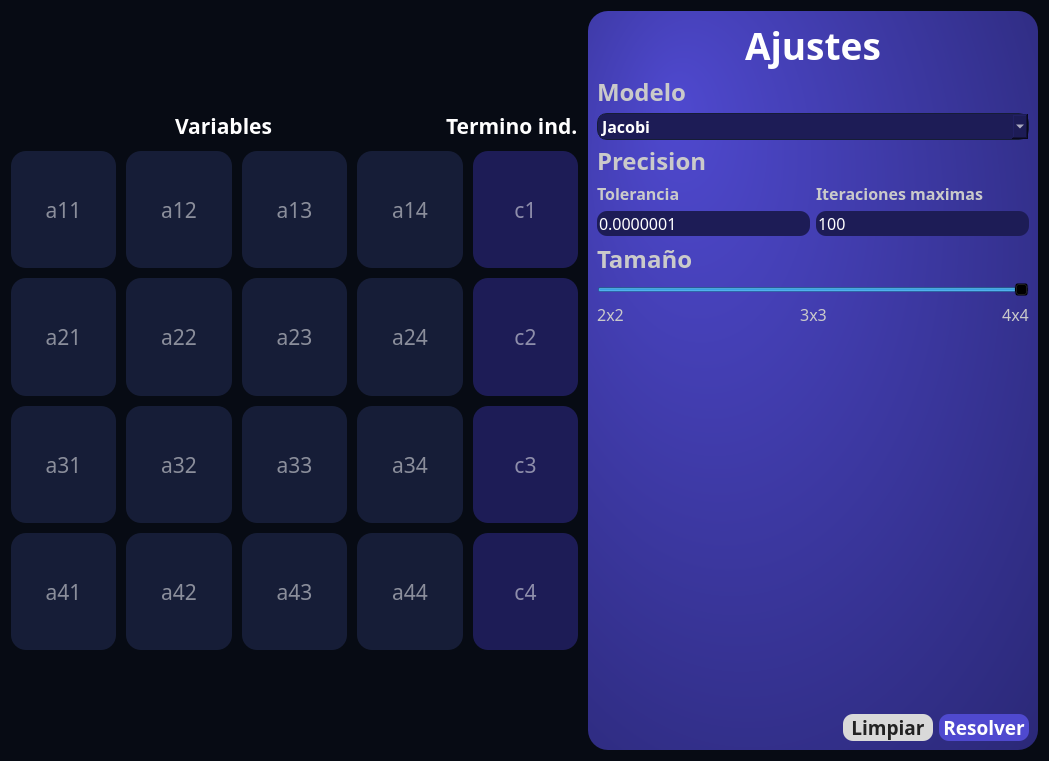
<?xml version="1.0" encoding="UTF-8"?>
<ui version="4.0">
 <class>solver_screen</class>
 <widget class="QWidget" name="solver_screen">
  <property name="geometry">
   <rect>
    <x>0</x>
    <y>0</y>
    <width>1049</width>
    <height>761</height>
   </rect>
  </property>
  <property name="sizePolicy">
   <sizepolicy hsizetype="Preferred" vsizetype="Maximum">
    <horstretch>0</horstretch>
    <verstretch>0</verstretch>
   </sizepolicy>
  </property>
  <property name="windowTitle">
   <string>Form</string>
  </property>
  <property name="styleSheet">
   <string notr="true">background: #070B14;
color: white;</string>
  </property>
  <layout class="QHBoxLayout" name="horizontalLayout_5">
   <property name="spacing">
    <number>10</number>
   </property>
   <item>
    <layout class="QVBoxLayout" name="matrix_prototipe_layout" stretch="1,1,5,1">
     <item>
      <spacer name="verticalSpacer_2">
       <property name="orientation">
        <enum>Qt::Vertical</enum>
       </property>
       <property name="sizeHint" stdset="0">
        <size>
         <width>20</width>
         <height>40</height>
        </size>
       </property>
      </spacer>
     </item>
     <item>
      <layout class="QHBoxLayout" name="horizontalLayout_4">
       <item>
        <spacer name="horizontalSpacer_5">
         <property name="orientation">
          <enum>Qt::Horizontal</enum>
         </property>
         <property name="sizeHint" stdset="0">
          <size>
           <width>40</width>
           <height>20</height>
          </size>
         </property>
        </spacer>
       </item>
       <item>
        <widget class="QLabel" name="label">
         <property name="font">
          <font>
           <family>Plus Jakarta Sans</family>
           <pointsize>16</pointsize>
           <weight>75</weight>
           <bold>true</bold>
          </font>
         </property>
         <property name="text">
          <string>Variables</string>
         </property>
        </widget>
       </item>
       <item>
        <spacer name="horizontalSpacer_4">
         <property name="orientation">
          <enum>Qt::Horizontal</enum>
         </property>
         <property name="sizeHint" stdset="0">
          <size>
           <width>40</width>
           <height>20</height>
          </size>
         </property>
        </spacer>
       </item>
       <item>
        <widget class="QLabel" name="label_5">
         <property name="sizePolicy">
          <sizepolicy hsizetype="Preferred" vsizetype="Fixed">
           <horstretch>0</horstretch>
           <verstretch>0</verstretch>
          </sizepolicy>
         </property>
         <property name="maximumSize">
          <size>
           <width>16777215</width>
           <height>30</height>
          </size>
         </property>
         <property name="font">
          <font>
           <family>Plus Jakarta Sans</family>
           <pointsize>16</pointsize>
           <weight>75</weight>
           <bold>true</bold>
          </font>
         </property>
         <property name="text">
          <string>Termino ind.</string>
         </property>
        </widget>
       </item>
      </layout>
     </item>
     <item>
      <layout class="QGridLayout" name="matriz_layout">
       <item row="1" column="0">
        <widget class="QLineEdit" name="a21_field">
         <property name="sizePolicy">
          <sizepolicy hsizetype="Minimum" vsizetype="Minimum">
           <horstretch>0</horstretch>
           <verstretch>0</verstretch>
          </sizepolicy>
         </property>
         <property name="minimumSize">
          <size>
           <width>80</width>
           <height>80</height>
          </size>
         </property>
         <property name="font">
          <font>
           <family>Plus Jakarta Sans</family>
           <pointsize>16</pointsize>
          </font>
         </property>
         <property name="styleSheet">
          <string notr="true">background: #161D37;
border: 0;
border-radius: 15px;
color: white;</string>
         </property>
         <property name="text">
          <string/>
         </property>
         <property name="frame">
          <bool>true</bool>
         </property>
         <property name="alignment">
          <set>Qt::AlignCenter</set>
         </property>
         <property name="placeholderText">
          <string>a21</string>
         </property>
        </widget>
       </item>
       <item row="1" column="2">
        <widget class="QLineEdit" name="a23_field">
         <property name="sizePolicy">
          <sizepolicy hsizetype="Minimum" vsizetype="Minimum">
           <horstretch>0</horstretch>
           <verstretch>0</verstretch>
          </sizepolicy>
         </property>
         <property name="minimumSize">
          <size>
           <width>80</width>
           <height>80</height>
          </size>
         </property>
         <property name="font">
          <font>
           <family>Plus Jakarta Sans</family>
           <pointsize>16</pointsize>
          </font>
         </property>
         <property name="styleSheet">
          <string notr="true">background: #161D37;
border: 0;
border-radius: 15px;
color: white;</string>
         </property>
         <property name="text">
          <string/>
         </property>
         <property name="frame">
          <bool>true</bool>
         </property>
         <property name="alignment">
          <set>Qt::AlignCenter</set>
         </property>
         <property name="placeholderText">
          <string>a23</string>
         </property>
        </widget>
       </item>
       <item row="1" column="4">
        <widget class="QLineEdit" name="c2_field">
         <property name="sizePolicy">
          <sizepolicy hsizetype="Minimum" vsizetype="Minimum">
           <horstretch>0</horstretch>
           <verstretch>0</verstretch>
          </sizepolicy>
         </property>
         <property name="minimumSize">
          <size>
           <width>80</width>
           <height>80</height>
          </size>
         </property>
         <property name="font">
          <font>
           <family>Plus Jakarta Sans</family>
           <pointsize>16</pointsize>
          </font>
         </property>
         <property name="styleSheet">
          <string notr="true">background: #1D1C56;
border: 0;
border-radius: 15px;
color: white;</string>
         </property>
         <property name="text">
          <string/>
         </property>
         <property name="frame">
          <bool>true</bool>
         </property>
         <property name="alignment">
          <set>Qt::AlignCenter</set>
         </property>
         <property name="placeholderText">
          <string>c2</string>
         </property>
        </widget>
       </item>
       <item row="1" column="1">
        <widget class="QLineEdit" name="a22_field">
         <property name="sizePolicy">
          <sizepolicy hsizetype="Minimum" vsizetype="Minimum">
           <horstretch>0</horstretch>
           <verstretch>0</verstretch>
          </sizepolicy>
         </property>
         <property name="minimumSize">
          <size>
           <width>80</width>
           <height>80</height>
          </size>
         </property>
         <property name="font">
          <font>
           <family>Plus Jakarta Sans</family>
           <pointsize>16</pointsize>
          </font>
         </property>
         <property name="styleSheet">
          <string notr="true">background: #161D37;
border: 0;
border-radius: 15px;
color: white;</string>
         </property>
         <property name="text">
          <string/>
         </property>
         <property name="frame">
          <bool>true</bool>
         </property>
         <property name="alignment">
          <set>Qt::AlignCenter</set>
         </property>
         <property name="placeholderText">
          <string>a22</string>
         </property>
        </widget>
       </item>
       <item row="3" column="4">
        <widget class="QLineEdit" name="c4_field">
         <property name="sizePolicy">
          <sizepolicy hsizetype="Minimum" vsizetype="Minimum">
           <horstretch>0</horstretch>
           <verstretch>0</verstretch>
          </sizepolicy>
         </property>
         <property name="minimumSize">
          <size>
           <width>80</width>
           <height>80</height>
          </size>
         </property>
         <property name="font">
          <font>
           <family>Plus Jakarta Sans</family>
           <pointsize>16</pointsize>
          </font>
         </property>
         <property name="styleSheet">
          <string notr="true">background: #1D1C56;
border: 0;
border-radius: 15px;
color: white;</string>
         </property>
         <property name="text">
          <string/>
         </property>
         <property name="frame">
          <bool>true</bool>
         </property>
         <property name="alignment">
          <set>Qt::AlignCenter</set>
         </property>
         <property name="placeholderText">
          <string>c4</string>
         </property>
        </widget>
       </item>
       <item row="0" column="0">
        <widget class="QLineEdit" name="a11_field">
         <property name="sizePolicy">
          <sizepolicy hsizetype="Minimum" vsizetype="Minimum">
           <horstretch>0</horstretch>
           <verstretch>0</verstretch>
          </sizepolicy>
         </property>
         <property name="minimumSize">
          <size>
           <width>80</width>
           <height>80</height>
          </size>
         </property>
         <property name="font">
          <font>
           <family>Plus Jakarta Sans</family>
           <pointsize>16</pointsize>
          </font>
         </property>
         <property name="styleSheet">
          <string notr="true">background: #161D37;
border: 0;
border-radius: 15px;
color: white;</string>
         </property>
         <property name="text">
          <string/>
         </property>
         <property name="frame">
          <bool>true</bool>
         </property>
         <property name="alignment">
          <set>Qt::AlignCenter</set>
         </property>
         <property name="placeholderText">
          <string>a11</string>
         </property>
        </widget>
       </item>
       <item row="3" column="0">
        <widget class="QLineEdit" name="a41_field">
         <property name="sizePolicy">
          <sizepolicy hsizetype="Minimum" vsizetype="Minimum">
           <horstretch>0</horstretch>
           <verstretch>0</verstretch>
          </sizepolicy>
         </property>
         <property name="minimumSize">
          <size>
           <width>80</width>
           <height>80</height>
          </size>
         </property>
         <property name="font">
          <font>
           <family>Plus Jakarta Sans</family>
           <pointsize>16</pointsize>
          </font>
         </property>
         <property name="styleSheet">
          <string notr="true">background: #161D37;
border: 0;
border-radius: 15px;
color: white;</string>
         </property>
         <property name="text">
          <string/>
         </property>
         <property name="frame">
          <bool>true</bool>
         </property>
         <property name="alignment">
          <set>Qt::AlignCenter</set>
         </property>
         <property name="placeholderText">
          <string>a41</string>
         </property>
        </widget>
       </item>
       <item row="0" column="4">
        <widget class="QLineEdit" name="c1_field">
         <property name="sizePolicy">
          <sizepolicy hsizetype="Minimum" vsizetype="Minimum">
           <horstretch>0</horstretch>
           <verstretch>0</verstretch>
          </sizepolicy>
         </property>
         <property name="minimumSize">
          <size>
           <width>80</width>
           <height>80</height>
          </size>
         </property>
         <property name="font">
          <font>
           <family>Plus Jakarta Sans</family>
           <pointsize>16</pointsize>
          </font>
         </property>
         <property name="styleSheet">
          <string notr="true">background: #1D1C56;
border: 0;
border-radius: 15px;
color: white;</string>
         </property>
         <property name="text">
          <string/>
         </property>
         <property name="frame">
          <bool>true</bool>
         </property>
         <property name="alignment">
          <set>Qt::AlignCenter</set>
         </property>
         <property name="placeholderText">
          <string>c1</string>
         </property>
        </widget>
       </item>
       <item row="3" column="1">
        <widget class="QLineEdit" name="a42_field">
         <property name="sizePolicy">
          <sizepolicy hsizetype="Minimum" vsizetype="Minimum">
           <horstretch>0</horstretch>
           <verstretch>0</verstretch>
          </sizepolicy>
         </property>
         <property name="minimumSize">
          <size>
           <width>80</width>
           <height>80</height>
          </size>
         </property>
         <property name="font">
          <font>
           <family>Plus Jakarta Sans</family>
           <pointsize>16</pointsize>
          </font>
         </property>
         <property name="styleSheet">
          <string notr="true">background: #161D37;
border: 0;
border-radius: 15px;
color: white;</string>
         </property>
         <property name="text">
          <string/>
         </property>
         <property name="frame">
          <bool>true</bool>
         </property>
         <property name="alignment">
          <set>Qt::AlignCenter</set>
         </property>
         <property name="placeholderText">
          <string>a42</string>
         </property>
        </widget>
       </item>
       <item row="0" column="1">
        <widget class="QLineEdit" name="a12_field">
         <property name="sizePolicy">
          <sizepolicy hsizetype="Minimum" vsizetype="Minimum">
           <horstretch>0</horstretch>
           <verstretch>0</verstretch>
          </sizepolicy>
         </property>
         <property name="minimumSize">
          <size>
           <width>80</width>
           <height>80</height>
          </size>
         </property>
         <property name="font">
          <font>
           <family>Plus Jakarta Sans</family>
           <pointsize>16</pointsize>
          </font>
         </property>
         <property name="styleSheet">
          <string notr="true">background: #161D37;
border: 0;
border-radius: 15px;
color: white;</string>
         </property>
         <property name="text">
          <string/>
         </property>
         <property name="frame">
          <bool>true</bool>
         </property>
         <property name="alignment">
          <set>Qt::AlignCenter</set>
         </property>
         <property name="placeholderText">
          <string>a12</string>
         </property>
        </widget>
       </item>
       <item row="0" column="2">
        <widget class="QLineEdit" name="a13_field">
         <property name="sizePolicy">
          <sizepolicy hsizetype="Minimum" vsizetype="Minimum">
           <horstretch>0</horstretch>
           <verstretch>0</verstretch>
          </sizepolicy>
         </property>
         <property name="minimumSize">
          <size>
           <width>80</width>
           <height>80</height>
          </size>
         </property>
         <property name="font">
          <font>
           <family>Plus Jakarta Sans</family>
           <pointsize>16</pointsize>
          </font>
         </property>
         <property name="styleSheet">
          <string notr="true">background: #161D37;
border: 0;
border-radius: 15px;
color: white;</string>
         </property>
         <property name="text">
          <string/>
         </property>
         <property name="frame">
          <bool>true</bool>
         </property>
         <property name="alignment">
          <set>Qt::AlignCenter</set>
         </property>
         <property name="placeholderText">
          <string>a13</string>
         </property>
        </widget>
       </item>
       <item row="2" column="2">
        <widget class="QLineEdit" name="a33_field">
         <property name="sizePolicy">
          <sizepolicy hsizetype="Minimum" vsizetype="Minimum">
           <horstretch>0</horstretch>
           <verstretch>0</verstretch>
          </sizepolicy>
         </property>
         <property name="minimumSize">
          <size>
           <width>80</width>
           <height>80</height>
          </size>
         </property>
         <property name="font">
          <font>
           <family>Plus Jakarta Sans</family>
           <pointsize>16</pointsize>
          </font>
         </property>
         <property name="styleSheet">
          <string notr="true">background: #161D37;
border: 0;
border-radius: 15px;
color: white;</string>
         </property>
         <property name="text">
          <string/>
         </property>
         <property name="frame">
          <bool>true</bool>
         </property>
         <property name="alignment">
          <set>Qt::AlignCenter</set>
         </property>
         <property name="placeholderText">
          <string>a33</string>
         </property>
        </widget>
       </item>
       <item row="2" column="4">
        <widget class="QLineEdit" name="c3_field">
         <property name="sizePolicy">
          <sizepolicy hsizetype="Minimum" vsizetype="Minimum">
           <horstretch>0</horstretch>
           <verstretch>0</verstretch>
          </sizepolicy>
         </property>
         <property name="minimumSize">
          <size>
           <width>80</width>
           <height>80</height>
          </size>
         </property>
         <property name="font">
          <font>
           <family>Plus Jakarta Sans</family>
           <pointsize>16</pointsize>
          </font>
         </property>
         <property name="styleSheet">
          <string notr="true">background: #1D1C56;
border: 0;
border-radius: 15px;
color: white;</string>
         </property>
         <property name="text">
          <string/>
         </property>
         <property name="frame">
          <bool>true</bool>
         </property>
         <property name="alignment">
          <set>Qt::AlignCenter</set>
         </property>
         <property name="placeholderText">
          <string>c3</string>
         </property>
        </widget>
       </item>
       <item row="2" column="0">
        <widget class="QLineEdit" name="a31_field">
         <property name="sizePolicy">
          <sizepolicy hsizetype="Minimum" vsizetype="Minimum">
           <horstretch>0</horstretch>
           <verstretch>0</verstretch>
          </sizepolicy>
         </property>
         <property name="minimumSize">
          <size>
           <width>80</width>
           <height>80</height>
          </size>
         </property>
         <property name="font">
          <font>
           <family>Plus Jakarta Sans</family>
           <pointsize>16</pointsize>
          </font>
         </property>
         <property name="styleSheet">
          <string notr="true">background: #161D37;
border: 0;
border-radius: 15px;
color: white;</string>
         </property>
         <property name="text">
          <string/>
         </property>
         <property name="frame">
          <bool>true</bool>
         </property>
         <property name="alignment">
          <set>Qt::AlignCenter</set>
         </property>
         <property name="placeholderText">
          <string>a31</string>
         </property>
        </widget>
       </item>
       <item row="2" column="1">
        <widget class="QLineEdit" name="a32_field">
         <property name="sizePolicy">
          <sizepolicy hsizetype="Minimum" vsizetype="Minimum">
           <horstretch>0</horstretch>
           <verstretch>0</verstretch>
          </sizepolicy>
         </property>
         <property name="minimumSize">
          <size>
           <width>80</width>
           <height>80</height>
          </size>
         </property>
         <property name="font">
          <font>
           <family>Plus Jakarta Sans</family>
           <pointsize>16</pointsize>
          </font>
         </property>
         <property name="styleSheet">
          <string notr="true">background: #161D37;
border: 0;
border-radius: 15px;
color: white;</string>
         </property>
         <property name="text">
          <string/>
         </property>
         <property name="frame">
          <bool>true</bool>
         </property>
         <property name="alignment">
          <set>Qt::AlignCenter</set>
         </property>
         <property name="placeholderText">
          <string>a32</string>
         </property>
        </widget>
       </item>
       <item row="3" column="2">
        <widget class="QLineEdit" name="a43_field">
         <property name="sizePolicy">
          <sizepolicy hsizetype="Minimum" vsizetype="Minimum">
           <horstretch>0</horstretch>
           <verstretch>0</verstretch>
          </sizepolicy>
         </property>
         <property name="minimumSize">
          <size>
           <width>80</width>
           <height>80</height>
          </size>
         </property>
         <property name="font">
          <font>
           <family>Plus Jakarta Sans</family>
           <pointsize>16</pointsize>
          </font>
         </property>
         <property name="styleSheet">
          <string notr="true">background: #161D37;
border: 0;
border-radius: 15px;
color: white;</string>
         </property>
         <property name="text">
          <string/>
         </property>
         <property name="frame">
          <bool>true</bool>
         </property>
         <property name="alignment">
          <set>Qt::AlignCenter</set>
         </property>
         <property name="placeholderText">
          <string>a43</string>
         </property>
        </widget>
       </item>
       <item row="0" column="3">
        <widget class="QLineEdit" name="a14_field">
         <property name="sizePolicy">
          <sizepolicy hsizetype="Minimum" vsizetype="Minimum">
           <horstretch>0</horstretch>
           <verstretch>0</verstretch>
          </sizepolicy>
         </property>
         <property name="minimumSize">
          <size>
           <width>80</width>
           <height>80</height>
          </size>
         </property>
         <property name="font">
          <font>
           <family>Plus Jakarta Sans</family>
           <pointsize>16</pointsize>
          </font>
         </property>
         <property name="styleSheet">
          <string notr="true">background: #161D37;
border: 0;
border-radius: 15px;
color: white;</string>
         </property>
         <property name="text">
          <string/>
         </property>
         <property name="frame">
          <bool>true</bool>
         </property>
         <property name="alignment">
          <set>Qt::AlignCenter</set>
         </property>
         <property name="placeholderText">
          <string>a14</string>
         </property>
        </widget>
       </item>
       <item row="1" column="3">
        <widget class="QLineEdit" name="a24_field">
         <property name="sizePolicy">
          <sizepolicy hsizetype="Minimum" vsizetype="Minimum">
           <horstretch>0</horstretch>
           <verstretch>0</verstretch>
          </sizepolicy>
         </property>
         <property name="minimumSize">
          <size>
           <width>80</width>
           <height>80</height>
          </size>
         </property>
         <property name="font">
          <font>
           <family>Plus Jakarta Sans</family>
           <pointsize>16</pointsize>
          </font>
         </property>
         <property name="styleSheet">
          <string notr="true">background: #161D37;
border: 0;
border-radius: 15px;
color: white;</string>
         </property>
         <property name="text">
          <string/>
         </property>
         <property name="frame">
          <bool>true</bool>
         </property>
         <property name="alignment">
          <set>Qt::AlignCenter</set>
         </property>
         <property name="placeholderText">
          <string>a24</string>
         </property>
        </widget>
       </item>
       <item row="2" column="3">
        <widget class="QLineEdit" name="a34_field">
         <property name="sizePolicy">
          <sizepolicy hsizetype="Minimum" vsizetype="Minimum">
           <horstretch>0</horstretch>
           <verstretch>0</verstretch>
          </sizepolicy>
         </property>
         <property name="minimumSize">
          <size>
           <width>80</width>
           <height>80</height>
          </size>
         </property>
         <property name="font">
          <font>
           <family>Plus Jakarta Sans</family>
           <pointsize>16</pointsize>
          </font>
         </property>
         <property name="styleSheet">
          <string notr="true">background: #161D37;
border: 0;
border-radius: 15px;
color: white;</string>
         </property>
         <property name="text">
          <string/>
         </property>
         <property name="frame">
          <bool>true</bool>
         </property>
         <property name="alignment">
          <set>Qt::AlignCenter</set>
         </property>
         <property name="placeholderText">
          <string>a34</string>
         </property>
        </widget>
       </item>
       <item row="3" column="3">
        <widget class="QLineEdit" name="a44_field">
         <property name="sizePolicy">
          <sizepolicy hsizetype="Minimum" vsizetype="Minimum">
           <horstretch>0</horstretch>
           <verstretch>0</verstretch>
          </sizepolicy>
         </property>
         <property name="minimumSize">
          <size>
           <width>80</width>
           <height>80</height>
          </size>
         </property>
         <property name="font">
          <font>
           <family>Plus Jakarta Sans</family>
           <pointsize>16</pointsize>
          </font>
         </property>
         <property name="styleSheet">
          <string notr="true">background: #161D37;
border: 0;
border-radius: 15px;
color: white;</string>
         </property>
         <property name="text">
          <string/>
         </property>
         <property name="frame">
          <bool>true</bool>
         </property>
         <property name="alignment">
          <set>Qt::AlignCenter</set>
         </property>
         <property name="placeholderText">
          <string>a44</string>
         </property>
        </widget>
       </item>
      </layout>
     </item>
     <item>
      <spacer name="verticalSpacer_3">
       <property name="orientation">
        <enum>Qt::Vertical</enum>
       </property>
       <property name="sizeHint" stdset="0">
        <size>
         <width>20</width>
         <height>40</height>
        </size>
       </property>
      </spacer>
     </item>
    </layout>
   </item>
   <item>
    <widget class="QWidget" name="config_widget" native="true">
     <property name="sizePolicy">
      <sizepolicy hsizetype="Minimum" vsizetype="Preferred">
       <horstretch>0</horstretch>
       <verstretch>0</verstretch>
      </sizepolicy>
     </property>
     <property name="minimumSize">
      <size>
       <width>450</width>
       <height>0</height>
      </size>
     </property>
     <property name="maximumSize">
      <size>
       <width>600</width>
       <height>16777215</height>
      </size>
     </property>
     <property name="styleSheet">
      <string notr="true">background: qradialgradient(spread:pad, cx:0.493818, cy:0.5, radius:1.163, fx:0.187, fy:0.125, stop:0 rgba(79, 73, 207, 255), stop:1 rgba(29, 28, 86, 255));
border-radius: 20px;</string>
     </property>
     <layout class="QVBoxLayout" name="verticalLayout_2">
      <item>
       <widget class="QLabel" name="title_for_config_widget">
        <property name="font">
         <font>
          <family>Plus Jakarta Sans ExtraBold</family>
          <pointsize>28</pointsize>
          <weight>75</weight>
          <bold>true</bold>
         </font>
        </property>
        <property name="styleSheet">
         <string notr="true">background: rgba(0,0,0,0);
border-radius: 0;
color: rgb(255, 255, 255);</string>
        </property>
        <property name="text">
         <string>Ajustes</string>
        </property>
        <property name="alignment">
         <set>Qt::AlignHCenter|Qt::AlignTop</set>
        </property>
       </widget>
      </item>
      <item>
       <layout class="QVBoxLayout" name="layout_for_metodo">
        <item>
         <widget class="QLabel" name="label_for_metodo">
          <property name="maximumSize">
           <size>
            <width>16777215</width>
            <height>30</height>
           </size>
          </property>
          <property name="font">
           <font>
            <family>Plus Jakarta Sans ExtraBold</family>
            <pointsize>18</pointsize>
            <weight>75</weight>
            <italic>false</italic>
            <bold>true</bold>
           </font>
          </property>
          <property name="styleSheet">
           <string notr="true">background: #00000000;
color: #CACACA;</string>
          </property>
          <property name="text">
           <string>Modelo</string>
          </property>
         </widget>
        </item>
        <item>
         <widget class="QComboBox" name="seleccionar_metodo">
          <property name="font">
           <font>
            <family>Plus Jakarta Sans</family>
            <pointsize>12</pointsize>
            <weight>75</weight>
            <bold>true</bold>
           </font>
          </property>
          <property name="styleSheet">
           <string notr="true">background: #1D1C56;
border: 1px solid  #161D37;
border-radius: 10px;
color: white;</string>
          </property>
          <item>
           <property name="text">
            <string>Jacobi</string>
           </property>
          </item>
          <item>
           <property name="text">
            <string>Gauss-Seidel</string>
           </property>
          </item>
         </widget>
        </item>
       </layout>
      </item>
      <item>
       <layout class="QVBoxLayout" name="layout_for_presicion">
        <item>
         <widget class="QLabel" name="label_for_precision">
          <property name="maximumSize">
           <size>
            <width>16777215</width>
            <height>30</height>
           </size>
          </property>
          <property name="font">
           <font>
            <family>Plus Jakarta Sans ExtraBold</family>
            <pointsize>18</pointsize>
            <weight>75</weight>
            <italic>false</italic>
            <bold>true</bold>
           </font>
          </property>
          <property name="styleSheet">
           <string notr="true">background: #00000000;
color: #CACACA;</string>
          </property>
          <property name="text">
           <string>Precision</string>
          </property>
         </widget>
        </item>
        <item>
         <layout class="QHBoxLayout" name="layout_for_commands">
          <item>
           <layout class="QVBoxLayout" name="layout_for_tolerancia">
            <item>
             <widget class="QLabel" name="label_for_tolerancia">
              <property name="maximumSize">
               <size>
                <width>16777215</width>
                <height>25</height>
               </size>
              </property>
              <property name="font">
               <font>
                <family>Plus Jakarta Sans</family>
                <pointsize>12</pointsize>
                <weight>75</weight>
                <bold>true</bold>
               </font>
              </property>
              <property name="styleSheet">
               <string notr="true">background: #00000000;
color: #CACACA;</string>
              </property>
              <property name="text">
               <string>Tolerancia</string>
              </property>
             </widget>
            </item>
            <item>
             <widget class="QLineEdit" name="tolerancia_field">
              <property name="font">
               <font>
                <family>Plus Jakarta Sans</family>
                <pointsize>12</pointsize>
               </font>
              </property>
              <property name="styleSheet">
               <string notr="true">background: #1D1C56;
border: 0;
border-radius: 10px;
color: white;</string>
              </property>
              <property name="text">
               <string>0.0000001</string>
              </property>
             </widget>
            </item>
           </layout>
          </item>
          <item>
           <layout class="QVBoxLayout" name="layout_for_iterations">
            <item>
             <widget class="QLabel" name="label_for_iteraciones_maximas">
              <property name="maximumSize">
               <size>
                <width>16777215</width>
                <height>25</height>
               </size>
              </property>
              <property name="font">
               <font>
                <family>Plus Jakarta Sans</family>
                <pointsize>12</pointsize>
                <weight>75</weight>
                <bold>true</bold>
               </font>
              </property>
              <property name="styleSheet">
               <string notr="true">background: #00000000;
color: #CACACA;</string>
              </property>
              <property name="text">
               <string>Iteraciones maximas</string>
              </property>
             </widget>
            </item>
            <item>
             <widget class="QLineEdit" name="iteraciones_maximas_field">
              <property name="font">
               <font>
                <family>Plus Jakarta Sans</family>
                <pointsize>12</pointsize>
               </font>
              </property>
              <property name="styleSheet">
               <string notr="true">background: #1D1C56;
border: 0;
border-radius: 10px;
color: white;</string>
              </property>
              <property name="text">
               <string>100</string>
              </property>
             </widget>
            </item>
           </layout>
          </item>
         </layout>
        </item>
       </layout>
      </item>
      <item>
       <layout class="QVBoxLayout" name="layout_for_matrix_size">
        <item>
         <widget class="QLabel" name="tag_for_slider">
          <property name="font">
           <font>
            <family>Plus Jakarta Sans ExtraBold</family>
            <pointsize>18</pointsize>
            <weight>75</weight>
            <bold>true</bold>
           </font>
          </property>
          <property name="styleSheet">
           <string notr="true">background: rgba(0,0,0,0);
color: rgb(202, 202, 202);</string>
          </property>
          <property name="text">
           <string>Tamaño</string>
          </property>
         </widget>
        </item>
        <item>
         <widget class="QSlider" name="matrix_size_slider">
          <property name="cursor">
           <cursorShape>PointingHandCursor</cursorShape>
          </property>
          <property name="styleSheet">
           <string notr="true">background: rgba(0,0,0,0);color: rgb(255, 255, 255);</string>
          </property>
          <property name="minimum">
           <number>2</number>
          </property>
          <property name="maximum">
           <number>4</number>
          </property>
          <property name="sliderPosition">
           <number>4</number>
          </property>
          <property name="orientation">
           <enum>Qt::Horizontal</enum>
          </property>
         </widget>
        </item>
        <item>
         <layout class="QHBoxLayout" name="horizontalLayout">
          <item>
           <widget class="QLabel" name="label_3">
            <property name="font">
             <font>
              <family>Plus Jakarta Sans</family>
              <pointsize>12</pointsize>
             </font>
            </property>
            <property name="styleSheet">
             <string notr="true">color: rgb(202, 202, 202);
background: rgba(0,0,0,0);</string>
            </property>
            <property name="text">
             <string>2x2</string>
            </property>
            <property name="alignment">
             <set>Qt::AlignCenter</set>
            </property>
           </widget>
          </item>
          <item>
           <spacer name="horizontalSpacer">
            <property name="orientation">
             <enum>Qt::Horizontal</enum>
            </property>
            <property name="sizeHint" stdset="0">
             <size>
              <width>40</width>
              <height>20</height>
             </size>
            </property>
           </spacer>
          </item>
          <item>
           <widget class="QLabel" name="label_2">
            <property name="font">
             <font>
              <family>Plus Jakarta Sans</family>
              <pointsize>12</pointsize>
             </font>
            </property>
            <property name="styleSheet">
             <string notr="true">color: rgb(202, 202, 202);
background: rgba(0,0,0,0);</string>
            </property>
            <property name="text">
             <string>3x3</string>
            </property>
            <property name="alignment">
             <set>Qt::AlignCenter</set>
            </property>
           </widget>
          </item>
          <item>
           <spacer name="horizontalSpacer_2">
            <property name="orientation">
             <enum>Qt::Horizontal</enum>
            </property>
            <property name="sizeHint" stdset="0">
             <size>
              <width>40</width>
              <height>20</height>
             </size>
            </property>
           </spacer>
          </item>
          <item>
           <widget class="QLabel" name="label_4">
            <property name="font">
             <font>
              <family>Plus Jakarta Sans</family>
              <pointsize>12</pointsize>
             </font>
            </property>
            <property name="styleSheet">
             <string notr="true">color: rgb(202, 202, 202);
background: rgba(0,0,0,0);</string>
            </property>
            <property name="text">
             <string>4x4</string>
            </property>
            <property name="alignment">
             <set>Qt::AlignCenter</set>
            </property>
           </widget>
          </item>
         </layout>
        </item>
        <item>
         <spacer name="verticalSpacer">
          <property name="orientation">
           <enum>Qt::Vertical</enum>
          </property>
          <property name="sizeHint" stdset="0">
           <size>
            <width>20</width>
            <height>40</height>
           </size>
          </property>
         </spacer>
        </item>
       </layout>
      </item>
      <item>
       <layout class="QHBoxLayout" name="horizontalLayout_3">
        <item>
         <spacer name="horizontalSpacer_3">
          <property name="orientation">
           <enum>Qt::Horizontal</enum>
          </property>
          <property name="sizeHint" stdset="0">
           <size>
            <width>40</width>
            <height>20</height>
           </size>
          </property>
         </spacer>
        </item>
        <item>
         <widget class="QPushButton" name="limpiar_matriz_btn">
          <property name="minimumSize">
           <size>
            <width>90</width>
            <height>0</height>
           </size>
          </property>
          <property name="font">
           <font>
            <family>Plus Jakarta Sans</family>
            <pointsize>14</pointsize>
            <weight>75</weight>
            <bold>true</bold>
           </font>
          </property>
          <property name="cursor">
           <cursorShape>PointingHandCursor</cursorShape>
          </property>
          <property name="layoutDirection">
           <enum>Qt::RightToLeft</enum>
          </property>
          <property name="styleSheet">
           <string notr="true">border-radius: 10px;
background: #D9D9D9;
color: #222222;</string>
          </property>
          <property name="text">
           <string>Limpiar</string>
          </property>
         </widget>
        </item>
        <item>
         <widget class="QPushButton" name="resolver_btn">
          <property name="minimumSize">
           <size>
            <width>90</width>
            <height>0</height>
           </size>
          </property>
          <property name="font">
           <font>
            <family>Plus Jakarta Sans</family>
            <pointsize>14</pointsize>
            <weight>75</weight>
            <bold>true</bold>
           </font>
          </property>
          <property name="cursor">
           <cursorShape>PointingHandCursor</cursorShape>
          </property>
          <property name="layoutDirection">
           <enum>Qt::RightToLeft</enum>
          </property>
          <property name="styleSheet">
           <string notr="true">border-radius: 10px;
background: #4F49CF;
color: white;</string>
          </property>
          <property name="text">
           <string>Resolver</string>
          </property>
         </widget>
        </item>
       </layout>
      </item>
     </layout>
    </widget>
   </item>
  </layout>
 </widget>
 <resources/>
 <connections/>
</ui>
